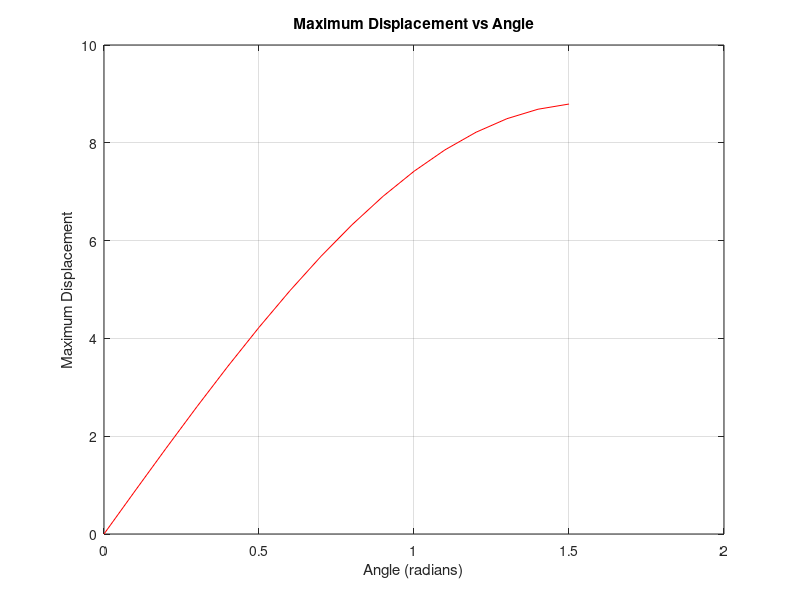

Here is the MATLAB script that generated this plot:
clear variables;
close all;
clc;

alpha = 0:0.1:pi/2;
Xmax = zeros(size(alpha));

function [t, X] = symulate(alpha)
m = 1;
b = 0.2;
k = 2;
g = 9.81;

dX = @(t, X) [X(2); (m * g * sin(alpha) - b * X(2) - k * X(1))/ m];

[t, X] = ode45(dX, [0, 50], [0, 0]);
end

for i=1:length(alpha)
    [~, X] = symulate(alpha(i));
    Xmax(i) = max(X(:, 1));
end

figure;
plot(alpha, Xmax, 'r');
xlabel('Angle (radians)');
ylabel('Maximum Displacement');
title('Maximum Displacement vs Angle');
grid on;
